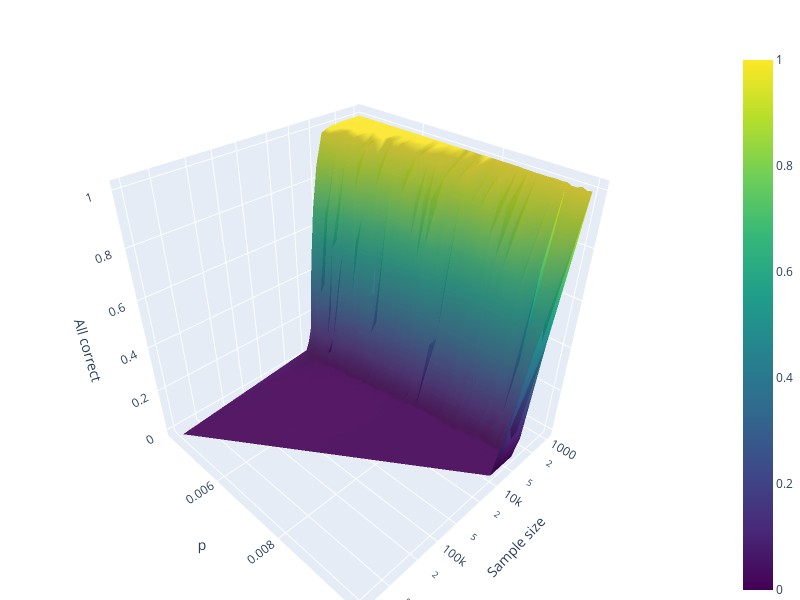

Write notebook code for a chart like this one.
### Code cell
import os
import numpy as np
import pandas as pd
import plotly.graph_objects as go

# — load & filter —
if os.path.exists('xyz_results.csv'):
    df = pd.read_csv('xyz_results.csv')
else:
    df = pd.DataFrame(columns=['sample_size','p','all_correct'])

# extract arrays
X_all = df['sample_size'].to_numpy()
Y_all = df['all_correct'].to_numpy()
Z_all = df['p'].to_numpy()

mask = X_all > 0
X, Y, Z = X_all[mask], Y_all[mask], Z_all[mask]

# — build interactive mesh —
fig = go.Figure(
    data=go.Mesh3d(
        x=X,
        y=Y,
        z=Z,
        intensity=Z,            # color by Z
        colorscale='Viridis',
        opacity=0.9,
        showscale=True
    )
)

# — layout & log‐scale on x-axis —
fig.update_layout(
    scene = dict(
        xaxis = dict(title='Sample size', type='log'),
        yaxis = dict(title='p'),
        zaxis = dict(title='All correct'),
    ),
    width=800,
    height=600,
    margin=dict(l=0, r=0, t=50, b=0)
)

fig.show()

### Figure 1 — Plotly figure (JSON) as saved in the notebook; plotly's stock layout.template omitted (floating-point values rounded to 4 significant figures; data arrays with more than 128 entries replaced by an {"elided": "..."} marker saying what was removed)
{"data": [{"colorscale": [[0, "#440154"], [0.1111, "#482878"], [0.2222, "#3e4989"], [0.3333, "#31688e"], [0.4444, "#26828e"], [0.5556, "#1f9e89"], [0.6667, "#35b779"], [0.7778, "#6ece58"], [0.8889, "#b5de2b"], [1, "#fde725"]], "intensity": {"elided": "580 float values"}, "opacity": 0.9, "showscale": true, "type": "mesh3d", "x": {"elided": "580 int values"}, "y": {"elided": "580 float values"}, "z": {"elided": "580 float values"}}], "layout": {"height": 600, "margin": {"b": 0, "l": 0, "r": 0, "t": 50}, "scene": {"xaxis": {"title": {"text": "Sample size"}, "type": "log"}, "yaxis": {"title": {"text": "p"}}, "zaxis": {"title": {"text": "All correct"}}}, "width": 800}}
